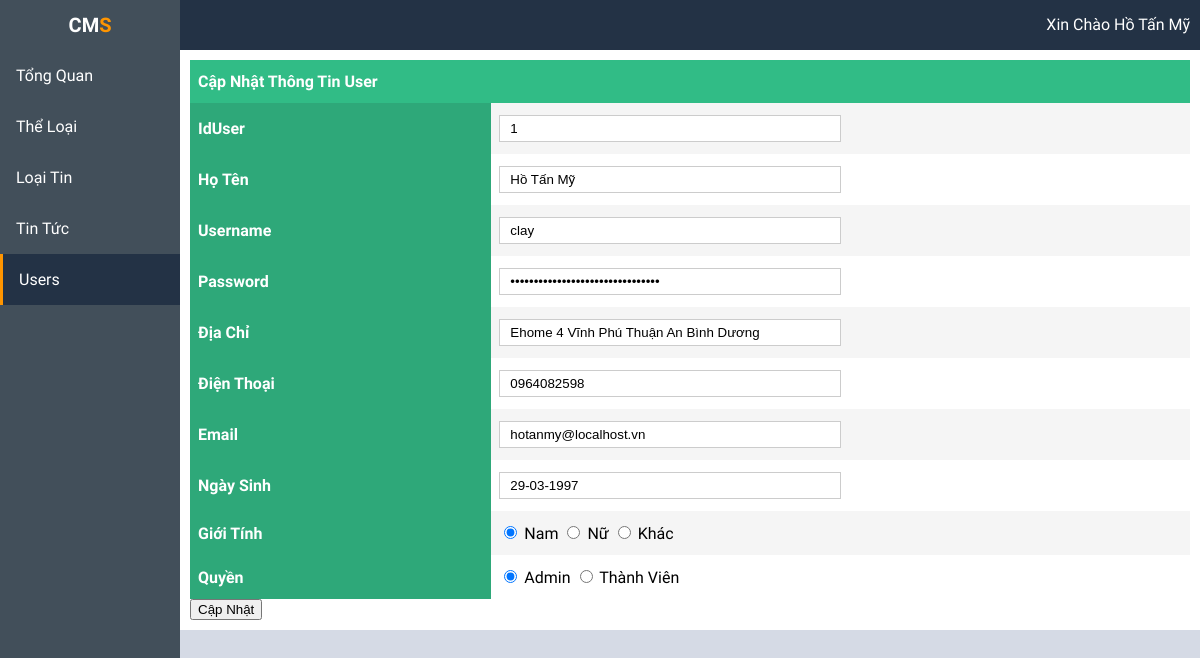
Screenshot of /admin/index.php?k=us&idUser=1 (signed in) with the database file from the repository.
### tables this page shows
CREATE TABLE `users` (
  `idUser` int(11) NOT NULL,
  `HoTen` varchar(100) NOT NULL DEFAULT '',
  `Username` varchar(50) NOT NULL DEFAULT '',
  `Password` varchar(50) NOT NULL,
  `DiaChi` varchar(255) DEFAULT NULL,
  `Dienthoai` varchar(255) DEFAULT NULL,
  `Email` varchar(255) NOT NULL DEFAULT '',
  `NgayDangKy` date NOT NULL DEFAULT '0000-00-00',
  `idGroup` int(11) NOT NULL DEFAULT '0',
  `NgaySinh` date DEFAULT NULL,
  `GioiTinh` tinyint(1) DEFAULT NULL,
  `urlHinh` varchar(255) DEFAULT NULL,
  `active` tinyint(1) NOT NULL
);

### admin/libs/capnhatuser.php (the view, shortened to what this page needs)
<div class="container">
<?php
    if(isset($_GET['idUser'])){ $idUser=$_GET['idUser'];
?>
<form method="post" action="libs/process.php">
    <table width="60%">
        <thead>
            <tr>
                <th colspan="4">Cập Nhật Thông Tin User</th>
            </tr>
        </thead>
        <tbody>
        <?php
            $sql =mysqli_query($conn, "SELECT * FROM users where idUser=$idUser");
            while($row = mysqli_fetch_array($sql)){
        ?>
            <tr>
                <th>IdUser</th>
                <td><input type="text" id="idUser" name="idUser" value="<?php echo $row['idUser']; ?>" required="required" /></td>
            </tr>
            <tr>
                <th>Họ Tên</th>
                <td><input type="text" id="hoten" name="hoten" value="<?php echo $row['HoTen']; ?>" required="required" /></td>
            </tr>
            <tr>
                <th>Username</th>
                <td><input type="text" id="uname" name="uname" value="<?php echo $row['Username']; ?>" required="required" /></td>
            </tr>
            <tr>
                <th>Password</th>
                <td><input type="password" id="pass" name="pass" value="<?php echo $row['Password']; ?>" required="required" /></td>
            </tr>
            <tr>
                <th>Địa Chỉ</th>
                <td><input type="text" id="diachi" name="diachi" value="<?php echo $row['DiaChi']; ?>" required="required" /></td>
            </tr>
            <tr>
                <th>Điện Thoại</th>
                <td><input type="text" id="dienthoai" name="dienthoai" value="<?php echo $row['Dienthoai']; ?>" required="required" /></td>
            </tr>
            <tr>
                <th>Email</th>
                <td><input type="text" id="email" name="email" value="<?php echo $row['Email']; ?>" required="required" /></td>
            </tr>
            <tr>
                <th>Ngày Sinh</th>
                <td><input type="text" id="ngaysinh" name="ngaysinh" value="<?php echo date('d-m-Y',strtotime($row['NgaySinh']));?>" required="required" /></td>
            </tr>
            <tr>
                <th>Giới Tính</th>
                <td>
                    <?php
                        if($row["GioiTinh"] == 1) {
                            $nam=1;
                        } elseif($row['GioiTinh'] == 0) {
                            $nu=0;
                        } else { $khac=2; }
                    ?>
                    <input type="radio" name="gioitinh" value="1" <?php if(isset($nam)) { ?>checked<?php  } ?> > Nam
                    <input type="radio" name="gioitinh" value="3" <?php if(isset($nu)) { ?>checked<?php  } ?> > Nữ
                    <input type="radio" name="gioitinh" value="2" <?php if(isset($khac)) { ?>checked<?php  } ?> > Khác
                </td>
            </tr>
            <tr>
                <th>Quyền</th>
                <td>
                    <?php
                        if($row["idGroup"] == 1) {
                            $admin=1;
                        } else {
                            $thanhvien=0;
                        }
                    ?>
                    <input type="radio" name="idgroup" value="1" <?php if(isset($admin)) { ?>checked<?php  } ?> /> Admin
                    <input type="radio" name="idgroup" value="0" <?php if(isset($thanhvien)) { ?>checked<?php  } ?> /> Thành Viên
                </td>
            </tr>
    <?php } ?>
        </tbody>
    </table>
    <input type="submit" name="capnhatuser" value="Cập Nhật">
</form>
<?php } ?>
</div>

### admin/css/style.css (style rules this page uses)
body { margin: 0; padding: 0; font-family: 'Saira', sans-serif; background: #d5dae5; width: 100%; }
table { border-collapse: collapse; width: 100%; background: #fff; }
td, th { padding: 0.75em 0.5em; text-align: left; }
th { background-color: #31bc86; font-weight: bold; color: #fff; white-space: nowrap; }
tbody th { background-color: #2ea879; }
tbody tr:nth-child(2n-1) { background: #f5f5f5; transition: all .125s ease-in-out; }
input[type=text], input[type=password] { width: 50%; padding: 5px 10px; display: inline-block; border: 1px solid #ccc; box-sizing: border-box; }

### rows the page displays
users: idUser "1", hoten "Hồ Tấn Mỹ", uname "clay", diachi "Ehome 4 Vĩnh Phú Thuận An Bình Dương", dienthoai "0964082598", email "hotanmy@localhost.vn", ngaysinh "29-03-1997"

### other values shown
$_SESSION['hoten'] "Hồ Tấn Mỹ"
